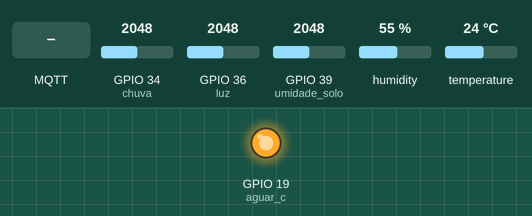
This sketch was run on a simulated ESP32. On the bench: output pins drawn as LEDs (lit = HIGH). Inputs (shaded band) come from the test bench; at power-on: GPIO 34 (chuva) = 2048, GPIO 36 (luz) = 2048, GPIO 39 (umidade_solo) = 2048, humidity 55 %, temperature 24 °C. WiFi joins after 1.5 s; servers stay silent unless stated; storage starts empty; no MQTT or app messages arrive unless stated; pins used as bus, display or sensor lines are not drawn; what the sketch prints to the serial monitor is not drawn.

Above: at 2.7 s.
2.8 s: MQTT message "1" arrives on the first subscribed topic
At 5.0 s:
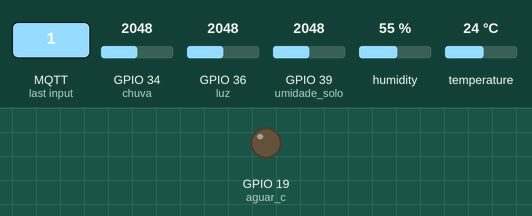
6.2 s: MQTT message "0" arrives on the first subscribed topic
At 15.5 s:
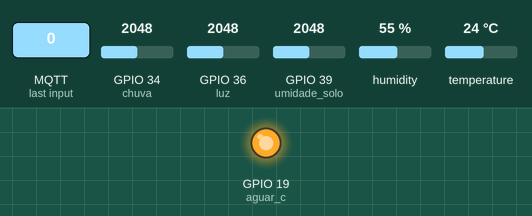
16.6 s: MQTT message "1" arrives on the second subscribed topic
At 27.2 s:
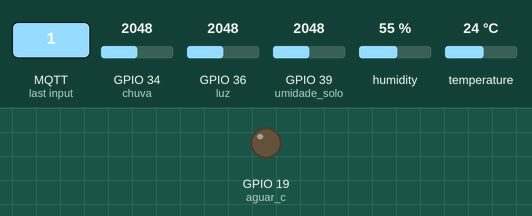
27.6 s: MQTT message "2" arrives on the first subscribed topic
At 37.6 s:
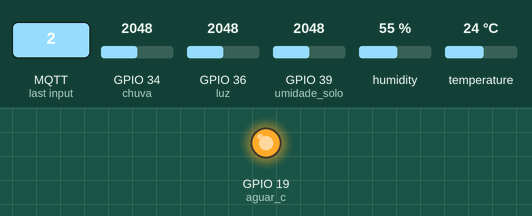
Timing chart, 0 to 39.1 s (numbered marks = the images above; inputs shaded):
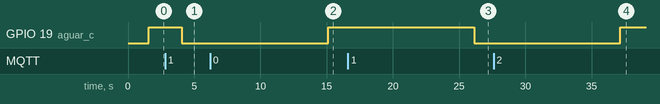

The sketch:

plante.ino
```cpp
#include <DHT.h>
#include <DHT_U.h>
#include <WiFi.h>
#include <PubSubClient.h>
#include "FS.h"
#include "SPIFFS.h"

#define clima 23
#define clima_vcc 22

#define luz 36
#define luz_vcc 32

#define umidade_solo 39
#define umidade_solo_vcc 25

#define chuva 34
#define chuva_vcc 27

#define aguar_c 19

#define tempo_l 1500
#define tempo 2500

#define ssid "..."
#define password "windows10mobile1"
#define topico_plantacao_principal "plante_plantacao_principal.5d699b7e0762797037d35801"
#define topico_sensores_c "plante_sensores_c.5d699b7e0762797037d35801"
#define topico_sensores "plante_sensores.5d699b7e0762797037d35801"
#define topico_regador_c "plante_regador_c.5d699b7e0762797037d35801"
#define topico_regador "plante_regador.5d699b7e0762797037d35801"
#define cliente_id "plante.5d699b7e0762797037d35801"
#define servidor "test.mosquitto.org"
#define porta 1883

//Variáveis globais
WiFiClient plante_box;
PubSubClient cliente(plante_box);
DHT dht(clima, DHT11);
float _temperatura = -100, _umidade = -100, _umidadeSolo = -100, _luz = -100, _chuva = -100;
int acc_executa = 0;
bool regar = false, regando = false;

//Prototypes
void conectarWiFi();
void conectarMQTT();
void pub_mqtt();
void sub_mqtt();
void get_data_mqtt(char *topic, byte *payload, unsigned int length);

void setup()
{
    Serial.begin(115200);
    conectarWiFi();
    if (!SPIFFS.begin(true))
        Serial.println("Erro ao montar SPIFFS");

    cliente.setServer(servidor, porta);
    cliente.setCallback(get_data_mqtt);
    conectarMQTT();

    pinMode(clima_vcc, OUTPUT);
    pinMode(umidade_solo_vcc, OUTPUT);
    pinMode(luz_vcc, OUTPUT);
    pinMode(chuva_vcc, OUTPUT);
    pinMode(aguar_c, OUTPUT);
    digitalWrite(aguar_c, HIGH);

    dht.begin();
}

void ler(fs::FS &fs, const char *path)
{
    Serial.printf("Lendo de %s\r\n", path);
    File file = fs.open(path);
    if (!file || file.isDirectory())
    {
        Serial.printf("Falha o abrir %s\r\n", path);
        return;
    }

    Serial.printf("Resultado de %s\r\n", path);
    while (file.available())
        Serial.write(file.read());
    Serial.println();
}

void escrever(fs::FS &fs, const char *path, String message)
{
    Serial.printf("Escrevendo em %s\r\n", path);
    File file = fs.open(path, FILE_WRITE);
    if (!file)
    {
        Serial.printf("Falha ao abrir %s\r\n", path);
        return;
    }
    if (file.print(message))
        Serial.printf("Gravado com sucesso em %s\r\n", path);
    else
        Serial.printf("Erro ao gravar em %s\r\n", path);
}

void conectarWiFi()
{
    if (WiFi.status() != WL_CONNECTED)
    {
        Serial.println("!!! Conectando-se ao Wi-Fi !!!");
        WiFi.begin(ssid, password);
        while (WiFi.status() != WL_CONNECTED)
        {
            Serial.print(".");
            delay(500);
        }
        Serial.println();
        Serial.print("Conectado a '");
        Serial.print(ssid);
        Serial.println("'");
        Serial.print("IP: ");
        Serial.println(WiFi.localIP());
    }
}

void conectarMQTT()
{
    while (!cliente.connected())
    {
        Serial.println("!!! Conectando-se ao cliente !!!");
        if (cliente.connect(cliente_id))
        {
            Serial.print("Conectado a '");
            Serial.print(servidor);
            Serial.println("'");
            sub_mqtt();
            return;
        }
    }
}

void get_data_mqtt(char *topic, byte *payload, unsigned int length)
{
    String mensagem;
    for (int i = 0; i < length; i++)
    {
        char c = (char)payload[i];
        mensagem += c;
    }
    if (strcmp(topic, topico_regador) == 0 || strcmp(topic, topico_regador_c) == 0)
    {
        if ((char)payload[0] == '1')
            regar = true;
        else
            regar = false;
    }
    if (strcmp(topic, topico_plantacao_principal) == 0)
    {
        //IMPLEMENTAR FUNCIONALIDADE DE DESLIGAMENTO DE REGA LOCALMENTE
        Serial.println(topic);
        escrever(SPIFFS, "/plantacao_principal.txt", mensagem);
        ler(SPIFFS, "/plantacao_principal.txt");
    }
}

void pub_mqtt()
{
    char json[60];
    _umidadeSolo = _umidadeSolo / 40.95;
    _luz = _luz / 40.95;
    _chuva = _chuva / 40.95;
    sprintf(json, "{\"t\":%02.02f,\"u\":%02.02f,\"uS\":%02.02f,\"l\":%02.02f,\"c\":%02.02f}", _temperatura, _umidade, 100 - _umidadeSolo, _luz, 100 - _chuva);
    cliente.publish(topico_sensores, json);
    cliente.publish(topico_sensores_c, json);
}

void sub_mqtt()
{
    cliente.subscribe(topico_regador);
    cliente.subscribe(topico_regador_c);
    cliente.subscribe(topico_plantacao_principal);
}

void loop()
{
    conectarWiFi();
    conectarMQTT();
    delay(tempo);
    cliente.loop();

    if (regar && !regando)
        iniciar_rega();
    if (!regar && regando)
        finalizar_rega();
    if (regando || acc_executa == 0)
    {
        delay(tempo_l);
        umid_solo();
        temp_umid();
        qtd_chuva();
        qtd_luz();
        pub_mqtt();
    }

    acc_executa++;
    if (acc_executa >= 6) //6 equivale a 15 segundos, 24 equivale a 1 minuto, 120 equivale a 5 minutos
        acc_executa = 0;
    Serial.println(acc_executa);
}

void temp_umid()
{
    digitalWrite(clima_vcc, HIGH);
    delay(tempo);
    if (dht.readTemperature() + 101 > 0)
        _temperatura = dht.readTemperature();
    if (dht.readTemperature() + 101 > 0)
        _umidade = dht.readHumidity();
    digitalWrite(clima_vcc, LOW);
}

void umid_solo()
{
    digitalWrite(umidade_solo_vcc, HIGH);
    delay(tempo_l);
    _umidadeSolo = analogRead(umidade_solo);
    digitalWrite(umidade_solo_vcc, LOW);
    //IMPLEMENTAR FUNCIONALIDADE DE DESLIGAMENTO DE RAGA LOCALMENTE
    // ler(SPIFFS, "/plantacao_principal.txt");
}

void qtd_chuva()
{
    digitalWrite(chuva_vcc, HIGH);
    delay(tempo_l);
    _chuva = analogRead(chuva);
    digitalWrite(chuva_vcc, LOW);
}

void qtd_luz()
{
    digitalWrite(luz_vcc, HIGH);
    delay(tempo_l);
    _luz = analogRead(luz);
    digitalWrite(luz_vcc, LOW);
}

void iniciar_rega()
{
    Serial.println("Ligando regador");
    digitalWrite(aguar_c, LOW);
    regando = true;
}

void finalizar_rega()
{
    acc_executa = 0;
    Serial.println("Desligando regador");
    digitalWrite(aguar_c, HIGH);
    regando = false;
}
```

Measured:
- after the input at 2.8 s, GPIO 19 (aguar_c): HIGH → LOW after 1.3 s
- after the input at 6.2 s, GPIO 19 (aguar_c): LOW → HIGH after 8.9 s
- after the input at 16.6 s, GPIO 19 (aguar_c): HIGH → LOW after 9.5 s
- after the input at 27.6 s, GPIO 19 (aguar_c): LOW → HIGH after 9.6 s
